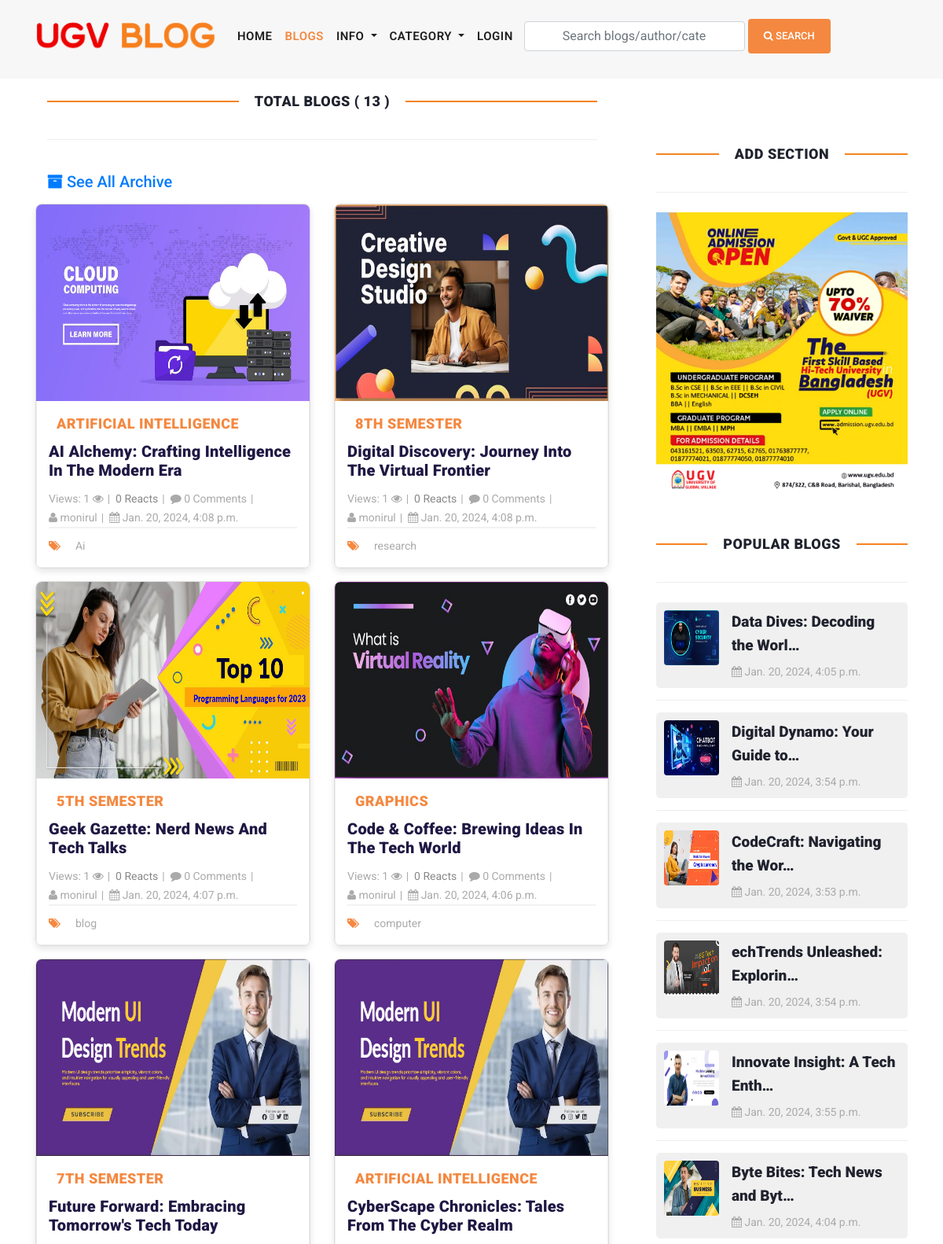
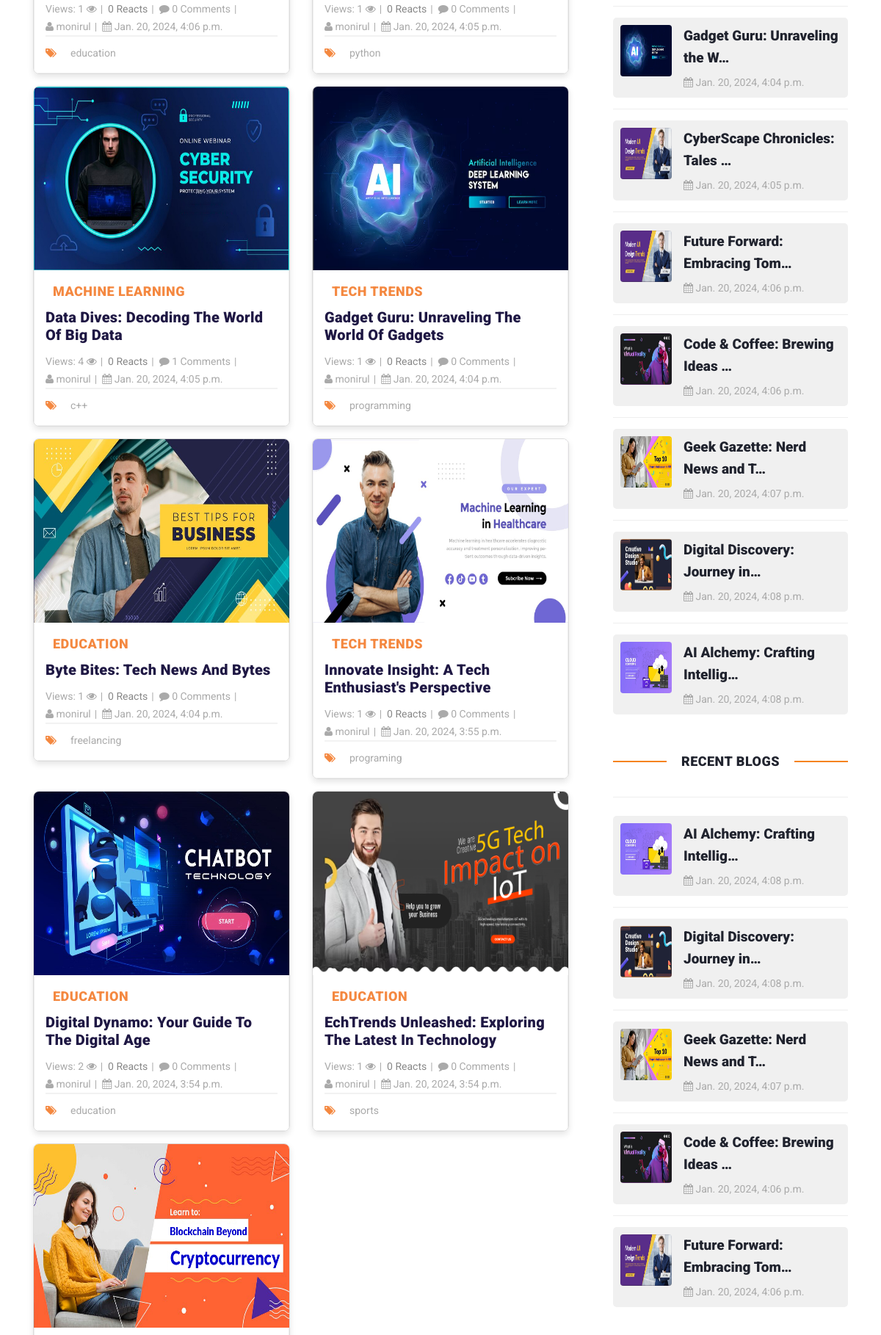
The app's page /blogs/ (upper part) with its own data (2 pictures, top to bottom).
### blog/models.py (models this page shows, shortened)
class Site(models.Model):
    header_logo = models.ImageField(upload_to="site_info")
    footer_logo = models.ImageField(upload_to="site_info")
    site_name = models.CharField(max_length=25)

class Blog(models.Model):
    user = models.ForeignKey(
        User,
        related_name='user_blogs',
        on_delete= models.CASCADE
    )
    category = models.ForeignKey(
        Category,
        related_name='category_blogs',
        on_delete=models.CASCADE
    )
    tags = models.ManyToManyField(
        Tag,
        related_name='tag_blogs',
        blank=True
    )
    likes = models.ManyToManyField(
        User,
        related_name='user_likes',
        blank=True
    )
    title = models.CharField(max_length=400,unique=True)
    slug = models.SlugField(null=True, blank=True, unique=True)
    views = models.PositiveIntegerField(default=0)
    banner = models.ImageField(
        upload_to='blog_banners/',
        validators=[FileExtensionValidator(allowed_extensions=['jpg', 'png','jpeg'])]
        )
    description = RichTextField()
    created_date = models.DateTimeField(auto_now_add=True)

class Category(models.Model):
    title = models.CharField(max_length=150, unique=True)
    slug = models.SlugField(null=True, blank=True)
    created_date = models.DateTimeField(auto_now_add=True)
    def __str__(self):
        return self.title

class Tag(models.Model):
    title = models.CharField(max_length=150)
    slug = models.SlugField(null=True, blank=True)
    created_date = models.DateTimeField(auto_now_add=True)

class Ugv_Ad(models.Model):
    ad1_url = models.URLField(max_length=300, blank=True)
    ad1 = models.ImageField(upload_to="ad/", blank=True, null=True)
    ad2_url = models.URLField(max_length=300, blank=True)
    ad2 = models.ImageField(upload_to="ad/", blank=True, null=True)
    ad3_url = models.URLField(max_length=300, blank=True)
    ad3 = models.ImageField(upload_to="ad/", blank=True, null=True)
    ad4_url = models.URLField(max_length=300, blank=True)
    ad4 = models.ImageField(upload_to="ad/", blank=True, null=True)
    ad5_url = models.URLField(max_length=300, blank=True)
    ad5 = models.ImageField(upload_to="ad/", blank=True, null=True)
    ad6_url = models.URLField(max_length=300, blank=True)
    ad6 = models.ImageField(upload_to="ad/", blank=True, null=True)
    ad7_url = models.URLField(max_length=300, blank=True)
    ad7 = models.ImageField(upload_to="ad/", blank=True, null=True)
    ad8_url = models.URLField(max_length=300, blank=True)
    ad8 = models.ImageField(upload_to="ad/", blank=True, null=True)
    ad9_url = models.URLField(max_length=300, blank=True)
    ad9 = models.ImageField(upload_to="ad/", blank=True, null=True)
    ad10_url = models.URLField(max_length=300, blank=True)
    ad10 = models.ImageField(upload_to="ad/", blank=True, null=True)
    updated_date = models.DateTimeField(auto_now=True)

### user_profile/models.py (models this page shows, shortened)
class User(AbstractUser):
    email = models.EmailField(
        max_length = 150,
        unique = True,
        error_messages={
            'unique':"The email must be unique for create ",
        }
    )
    profile_image = models.ImageField(
        null = True,
        blank = True,
        upload_to='users_images/',
        validators=[FileExtensionValidator(allowed_extensions=['jpg', 'png','jpeg'])]
    )
    followers = models.ManyToManyField("Follow")
    REQUIRED_FIELDS = ["email"]
    objects = CustomUserManager()

### blog/views.py (the view)
# urls.py: path('blogs/', blogs, name = 'blogs'),
def blogs(request):
    queryset = Blog.objects.order_by('-created_date')
    tags = Tag.objects.order_by('-created_date')[:15]
    page = request.GET.get('page', 1)
    paginator = Paginator(queryset,50)
    populars = Blog.objects.order_by('-views')[:15]
    try:
        blogs = paginator.page(page)
    except EmptyPage:
        blogs = paginator.page(1)
    except PageNotAnInteger:
        blogs = paginator.page(1)
        return redirect('blogs')
    context  = {
        'blogs':blogs,
        "tags":tags,
        "paginator":paginator,
        "populars": populars,
    }
    return render(request, 'blogs.html', context)

### templates/blogs.html (shortened to what this page needs)
{% extends 'base.html' %}
{% load static %}
{% block content %}
<section class="blog-posts grid-system">
    <div class="container">
      <div class="row">
        <div class="col-lg-8">
          <div class="col-lg-12 sidebar-heading seven ">
            <h2>Total Blogs ( {{paginator.object_list.count}} )</h2>
            <h5 class="py-3">
              <a href="{% url 'archive_blog_system' %}"> <i class="fa fa-archive"></i> See All Archive</a>
            </h5>
          </div>
          <div class="all-blog-posts">
            <div class="row">
              {% for blog in blogs %}
              {% include 'blog_card.html' %}
              {% endfor %}
            </div>
          </div>
        </div>
        {% include 'sidebar.html' %}
       </div>
    </div>
  </section>
{% endblock content %}

### templates/header.html (shortened to what this page needs)
{% load static %}
<header class="sticky-header">
    <nav class="navbar navbar-expand-lg">
        <div class="container">
            {% for site_instance in site %}
            <a  class="navbar-brand" href="{% url 'home'  %}"><img draggable="false" style="width: 230px; height: 50px;" src="{{site_instance.header_logo.url}}" alt=""></a>
            {% endfor %}
        <div class="collapse navbar-collapse" id="navbarResponsive">
            <ul class="navbar-nav ml-auto">
            <li class="nav-item {% if request.path == '/' %}active{% endif %}">
                <a class="nav-link" href="{% url 'home' %}">Home
                </a>
            </li>
            <li class="nav-item {% if request.path == '/blogs/' %}active{% endif %}">
                <a class="nav-link" href="{% url 'blogs' %}">Blogs</a>
            </li>
            <li class="nav-item dropdown {% if '/top-bloggers/' in request.path %}active {% elif '/about/' in request.path %} active {% elif '/contact/' in request.path %} active {% elif '/archive/' in request.path %} active {% endif %}  ">
                <a class="nav-link dropdown-toggle" href="#" id="navbarDropdown" role="button" data-toggle="dropdown" aria-haspopup="true" aria-expanded="false">
                  Info
                </a>
            </li>
            <li class="nav-item dropdown {% if '/category_blogs/' in request.path %} active {% endif %}">
                <a class="nav-link dropdown-toggle" href="#" id="navbarDropdown" role="button" data-toggle="dropdown" aria-haspopup="true" aria-expanded="false">
                  Category
                </a>
            </li>
            <li>
                {% if request.user.is_authenticated %}
                <li class="nav-item dropdown {% if '/profile/' in request.path %}active {% elif '/user_notifications/' in request.path %}active {% elif '/wishlist/' in request.path %}active {% elif '/line_chart/' in request.path %}active {% endif %} ">
                    <a class="nav-link dropdown-toggle" href="#" id="navbarDropdown" role="button" data-toggle="dropdown" aria-haspopup="true" aria-expanded="false">
                      {% if request.user.username %}
                      {{request.user.username}}
                      {% endif %}
                    </a>
                    <div class="dropdown-menu" aria-labelledby="navbarDropdown">
                      <a class="dropdown-item {% if '/profile/' in request.path %}active{% endif %}" href="{% url 'profile' %}"><i class="fa fa-user"></i> My Profile</a>
                      <a class="dropdown-item {% if '/user_notifications/' in request.path %}active{% endif %} " href="{% url 'user_notifications' %}"><i class="fa fa-bell"></i>
                        {% if unseen > 0 %}
                        Notifaction ({{unseen}})
                         {% else %}
                        Notification
                        {% endif %}
                        </a>
                      <a class="dropdown-item {% if '/line_chart/' in request.path %}active{% endif %}" href="{% url 'line_chart' %}"><i class="fa fa-history"></i> All Views</a>
                      <a class="dropdown-item {% if '/wishlist/' in request.path %}active{% endif %}" href="{% url 'wishlist' %}"><i class="fa fa-bookmark"></i> Saved Blogs</a>
                      <a class="dropdown-item {% if '/deleted_blogs/' in request.path %}active{% endif %}" href="{% url 'deleted_blogs' %}"><i class="fa fa-trash"></i> Deleted Blogs</a>
                      <a class="dropdown-item" href="{% url 'logout' %}"><i class="fa fa-sign-out" aria-hidden="true"></i> Logout</a>
                    </div>
                </li>
                {% else %}
                <li class="nav-item
                {% if request.path == '/login/' %}active{% endif %}">
                    <a class="nav-link" href="{% url 'login' %}">LOGIN</a>
                </li>
                {% endif %}
            </li>
            </ul>
            <form class="form-inline d-flex flex-nowrap my-2 ml-auto search_form" action="{% url 'search_blogs' %}" method="GET" >
                <input class="form-control px-5" name="search" type="text" placeholder="Search blogs/author/category/tags "  required>
                <button class="btn btn-primary ml-1"><i class="fa fa-search"></i> Search</button>
            </form>
        </div>
        </div>
    </nav>
</header>

### templates/blog_card.html
{% load static %}
<div class="col-lg-6">
  <div class="blog-card mb-3">
    <div class="blog-thumb thumbnail">
      <a href="{% url 'blog_details' blog.slug %}"><img class="zoom-on-hover" style="height: 250px;" src="{{blog.banner.url}}" alt="{{blog.title}}"></a>
    </div>
    <div class="down-content">
      <span class="category-badge">{{blog.category}}</span>
      <a href="{% url 'blog_details' blog.slug %}">
        <h4 style="color: #1F1844">{{blog.title}}</h4>
      </a>
      <ul class="post-info">
        <li><a href="javascript:void(0);"> Views: {{blog.views}} <i class="fa fa-eye" aria-hidden="true"></i></a></li>
        <li id="like-count" >{{blog.likes.count}} Reacts</li>
        <li><a href="{% url 'blog_details' blog.slug %}"><i class="fa fa-comment"></i> {{blog.blog_comments.all.count}} Comments</a></li>
        <li><a href="{% url 'view_user_information' blog.user.username %}"><i class="fa fa-user"></i> {{blog.user.username}}</a></li>
        <li><a href="javascript:void(0);"><i class="fa fa-calendar"></i> {{blog.created_date}}</a></li>
      </ul>
      <div class="post-options">
        <div class="row">
          <div class="col-lg-12">
            <ul class="post-tags">
              <li><i class="fa fa-tags"></i></li>
              {% if blog.tags.all.count > 0 %}
                {% for tag in blog.tags.all %}
                  <li><a  href="{% url 'tag_blogs' tag.slug %}">{{tag.title}}</a></li>
                {% endfor %}
              {% else %}
                None
              {% endif %}
            </ul>
          </div>
        </div>
      </div>
    </div>
  </div>
</div>

### templates/sidebar.html (shortened to what this page needs)
{% load static %}
<div class="col-lg-4 py-3">
    <div class="sidebar">
      <div class="row">
        <div class="col-lg-12">
      </div>
        <div class="col-lg-12">
          <div class="sidebar-item categories">
            <div class="sidebar-heading seven">
              <h2>Add section</h2>
            </div>
            <div class="content " style="text-transform: uppercase;">
            {% for ad in latest_ad %}
              <a target="_blank" href="{{ad.ad1_url}}"><img  style="width: 100%;" src="{{ad.ad1.url}}" alt=""></a>
            {% endfor %}
            </div>
          </div>
        </div>
        <div class="col-lg-12">
          <div class="sidebar-item recent-posts">
            <div class="sidebar-heading seven">
              <h2>Popular Blogs</h2>
            </div>
            <div class="content">
              <ul>
                {% for blog in populars|slice:"15" %}
                  <li>
                    <a href="{% url 'blog_details' blog.slug %}">
                      <div class="media thumbnail-container">
                        <img class="mr-3 thumbnail-img" src="{{blog.banner.url}}" alt="{{blog.title}}" style="width: 70px; height: 70px;">
                        <div class="media-body">
                          <h5 class="mt-0">{{blog.title|truncatechars:30}}</h5>
                          <span><i class="fa fa-calendar"></i> {{blog.created_date}}</span>
                        </div>
                      </div>
                    </a>
                  </li>
                {% endfor %}
              </ul>
            </div>
          </div>
        </div>
        <div class="col-lg-12">
          <div class="sidebar-item recent-posts">
            <div class="sidebar-heading seven">
              <h2>Recent Blogs</h2>
            </div>
            <div class="content">
              <ul>
                {% for blog in blogs|slice:"5" %}
                  <li>
                    <a href="{% url 'blog_details' blog.slug %}">
                      <div class="media thumbnail-container">
                        <img class="mr-3 thumbnail-img" src="{{blog.banner.url}}" alt="{{blog.title}}" style="width: 70px; height: 70px;">
                        <div class="media-body">
                          <h5 class="mt-0">{{blog.title|truncatechars:30}}</h5>
                          <span><i class="fa fa-calendar"></i> {{blog.created_date}}</span>
                        </div>
                      </div>
                    </a>
                  </li>
                {% endfor %}
              </ul>
            </div>
          </div>
        </div>
        <div class="col-lg-12">
        </div>
</div>

### records on screen
Site: header_logo (picture)
Blog: banner (picture), category "ARTIFICIAL INTELLIGENCE", title "AI Alchemy: Crafting Intelligence In The Modern Era", views "1", likes.count "0", blog_comments.all.count "0", user.username "monirul", created_date "Jan. 20, 2024, 4:08 p.m.", title "AI Alchemy: Crafting Intellig…"
Tag: title "Ai"
Blog: banner (picture), category "8TH SEMESTER", title "Digital Discovery: Journey Into The Virtual Frontier", views "1", likes.count "0", blog_comments.all.count "0", user.username "monirul", created_date "Jan. 20, 2024, 4:08 p.m.", title "Digital Discovery: Journey in…"
Tag: title "research"
Blog: banner (picture), category "5TH SEMESTER", title "Geek Gazette: Nerd News And Tech Talks", views "1", likes.count "0", blog_comments.all.count "0", user.username "monirul", created_date "Jan. 20, 2024, 4:07 p.m.", title "Geek Gazette: Nerd News and T…"
Tag: title "blog"
Blog: banner (picture), category "GRAPHICS", title "Code & Coffee: Brewing Ideas In The Tech World", views "1", likes.count "0", blog_comments.all.count "0", user.username "monirul", created_date "Jan. 20, 2024, 4:06 p.m.", title "Code & Coffee: Brewing Ideas …"
Tag: title "computer"
Blog: banner (picture), category "7TH SEMESTER", title "Future Forward: Embracing Tomorrow's Tech Today", views "1", likes.count "0", blog_comments.all.count "0", user.username "monirul", created_date "Jan. 20, 2024, 4:06 p.m.", title "Future Forward: Embracing Tom…"
Tag: title "education"
Blog: banner (picture), category "ARTIFICIAL INTELLIGENCE", title "CyberScape Chronicles: Tales From The Cyber Realm", views "1", likes.count "0", blog_comments.all.count "0", user.username "monirul", created_date "Jan. 20, 2024, 4:05 p.m.", title "CyberScape Chronicles: Tales …"
Tag: title "python"
Blog: banner (picture), category "MACHINE LEARNING", title "Data Dives: Decoding The World Of Big Data", views "4", likes.count "0", blog_comments.all.count "1", user.username "monirul", created_date "Jan. 20, 2024, 4:05 p.m.", title "Data Dives: Decoding the Worl…"
Tag: title "c++"
Blog: banner (picture), category "TECH TRENDS", title "Gadget Guru: Unraveling The World Of Gadgets", views "1", likes.count "0", blog_comments.all.count "0", user.username "monirul", created_date "Jan. 20, 2024, 4:04 p.m.", title "Gadget Guru: Unraveling the W…"
Tag: title "programming"
Blog: banner (picture), category "EDUCATION", title "Byte Bites: Tech News And Bytes", views "1", likes.count "0", blog_comments.all.count "0", user.username "monirul", created_date "Jan. 20, 2024, 4:04 p.m.", title "Byte Bites: Tech News and Byt…"
Tag: title "freelancing"
Blog: banner (picture), category "TECH TRENDS", title "Innovate Insight: A Tech Enthusiast's Perspective", views "1", likes.count "0", blog_comments.all.count "0", user.username "monirul", created_date "Jan. 20, 2024, 3:55 p.m.", title "Innovate Insight: A Tech Enth…"
Tag: title "programing"
Blog: banner (picture), category "EDUCATION", title "Digital Dynamo: Your Guide To The Digital Age", views "2", likes.count "0", blog_comments.all.count "0", user.username "monirul", created_date "Jan. 20, 2024, 3:54 p.m.", title "Digital Dynamo: Your Guide to…"
Blog: banner (picture), category "EDUCATION", title "EchTrends Unleashed: Exploring The Latest In Technology", views "1", likes.count "0", blog_comments.all.count "0", user.username "monirul", created_date "Jan. 20, 2024, 3:54 p.m.", title "echTrends Unleashed: Explorin…"
Tag: title "sports"
Blog: banner (picture), title "CodeCraft: Navigating the Wor…", created_date "Jan. 20, 2024, 3:53 p.m."
Ugv_Ad: ad1 (picture)

### other values on screen
{{ paginator.object_list.count }} "13"
